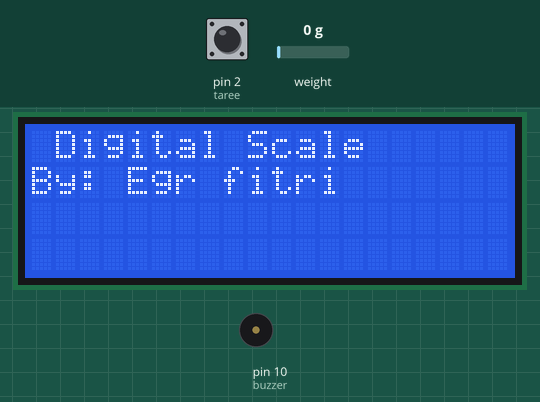
This sketch was run on a simulated Arduino Uno, built with avr-gcc and run on an emulated ATmega328P. Parts: 20×4 character LCD, buzzer (waves = sounding). Inputs (shaded band) come from the test bench; at power-on: pin 2 (taree) HIGH, weight on the scale 0 g. What the sketch prints to the serial monitor is not drawn.

Above: at 2.6 s.
At 7.0 s:
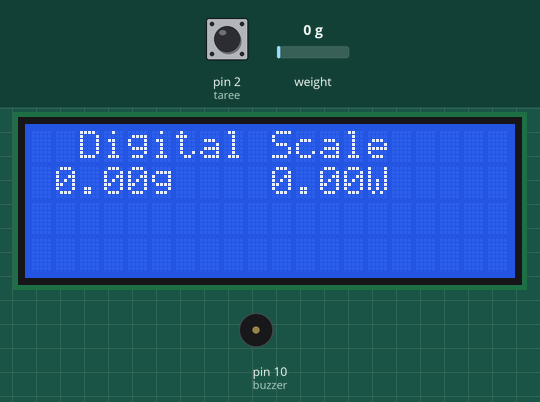
7.1 s: pin 2 (taree) pulled LOW for 0.15 s
At 8.4 s:
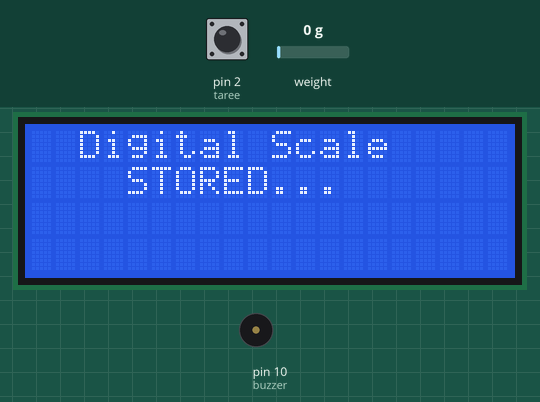
10.2 s: pin 2 (taree) pulled LOW for 3.2 s
At 12.78 s:
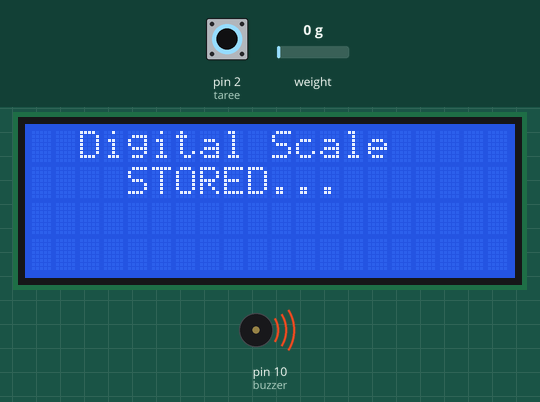
Timing chart, 0 to 20.3 s (numbered marks = the images above; inputs shaded):
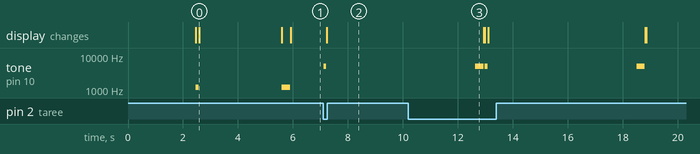

The sketch:

Digital_Scale.ino
```cpp
// Digital Scale using Arduino By Engr. Wahid riyanto
//FOLLOW INSTAGRAM SMBD.TECH
// SMBD VLOG YouTube Channel

#include <HX711_ADC.h> // link downlod https://github.com/olkal/HX711_ADC
#include <Wire.h>
#include <LiquidCrystal_I2C.h> // LiquidCrystal_I2C library
HX711_ADC LoadCell(5, 6);     // parameters: dt pin, sck pin
// Set the LCD address to 0x27 for a 16 chars and 2 line display
LiquidCrystal_I2C lcd(0x27,20,4);
int led = 1;      //pin led
int taree = 2;    // pin push on zero
int buzzer = 10;
int a = 0;
float b = 0;

void setup() {
  Serial.begin(57600);
  pinMode(led, OUTPUT);
  pinMode(buzzer, OUTPUT);
  pinMode (taree, INPUT_PULLUP);
  LoadCell.begin(); // start connection to HX711
  LoadCell.start(2000); // load cells gets 2000ms of time to stabilize
  LoadCell.setCalFactor(410.2); // calibration factor for load cell => strongly dependent on your individual setup
  lcd.init();  // begins connection to the LCD module
  lcd.backlight(); // turns on the backlight

  tone(buzzer, 1200);
  delay(100);
  noTone(buzzer);

  lcd.setCursor(1, 0); // set cursor to first row
  lcd.print("Digital Scale "); // print out to LCD
  lcd.setCursor(0, 1); // set cursor to first row
  lcd.print("By: Egr fitri"); // print out to LCD
  delay(3000);
  lcd.clear();
  tone(buzzer, 1200);
  delay(300);
  noTone(buzzer);

}
void loop() {

  lcd.setCursor(1, 0); // set cursor to first row
  lcd.print(" Digital Scale "); // print out to LCD
  LoadCell.update(); // retrieves data from the load cell
  float i = LoadCell.getData(); // get output value
  Serial.println(i);
 if (i<0)
 {
  i = i * (-1);
  lcd.setCursor(0, 1);
  lcd.print("-");
  lcd.setCursor(9, 1);
  lcd.print("-");
 }
 else
 {
   lcd.setCursor(0, 1);
  lcd.print(" ");
   lcd.setCursor(9, 1);
  lcd.print(" ");
 }

  lcd.setCursor(1, 1); // set cursor to secon row
  lcd.print(i, 2); // print out the retrieved value to the second row
  lcd.print("g ");
  float w = i/14.68;  //berat di kalikan dengan rumus watt
  lcd.setCursor(10, 1);
  lcd.print(w, 2);
  lcd.print("W ");

  if (i>=5000)  // jika nilai 1 lebih besar dri 5kg maka buzzer akan bunyi
  {
    i=0;
   tone(buzzer, 1600);
  delay(200);
  noTone(buzzer);
    digitalWrite(led, HIGH);
   lcd.setCursor(0, 0); // set cursor to secon row
  lcd.print("  Over Loaded   ");
  delay(200);
  }
  digitalWrite(led, LOW);
  if (digitalRead (taree) == LOW)
  {
  tone(buzzer, 5000);
  delay(100);
  noTone(buzzer);
    digitalWrite(led, HIGH);
    lcd.setCursor(0, 1); // set cursor to secon row
    lcd.print("    STORED...    ");
    LoadCell.start(5000);
     tone(buzzer, 5000);
  delay(300);
  noTone(buzzer);
  lcd.setCursor(0, 1);
   lcd.print("                ");
  }
}
```

Measured:
- after the input at 7.1 s, tone on pin 10 (buzzer): silent → 5000 Hz at once, → silent 0.10 s later; the display: changes after 0.13 s (image 2)
- what the display in image 0 shows lasts 3.0 s, from 2.6 s to 5.6 s
